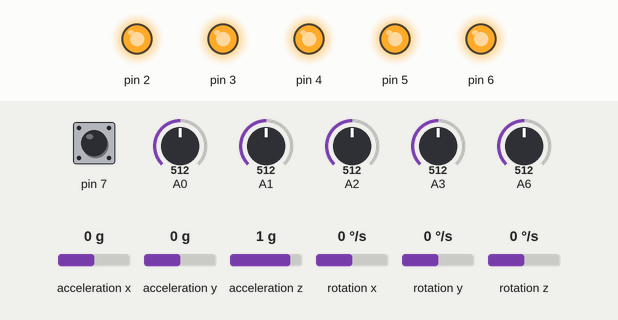
A sketch run on a simulated Arduino Nano, built with avr-gcc and run on an emulated ATmega328P. Parts: output pins drawn as LEDs (lit = HIGH). Inputs (shaded band) come from the test bench; at power-on: A1 = 512, pin 7 HIGH, A0 = 512, A2 = 512, A3 = 512, A6 = 512, acceleration x 0 g, acceleration y 0 g, acceleration z 1 g, rotation x 0 °/s, rotation y 0 °/s, rotation z 0 °/s. What the sketch prints to the serial monitor is not drawn.

Above: at 1.7 s.
1.8 s: A1 set to 471
3.3 s: A1 set to 446
At 4.3 s:
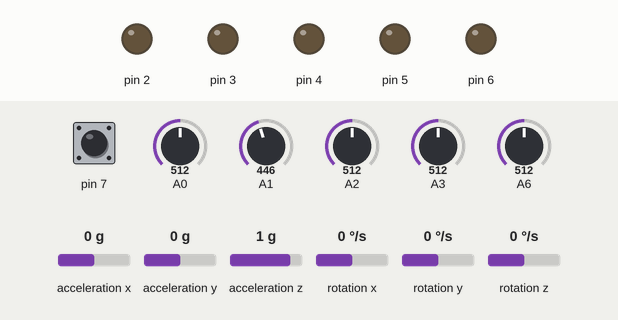
8.3 s: pin 7 pulled LOW for 0.15 s
At 9.2 s:
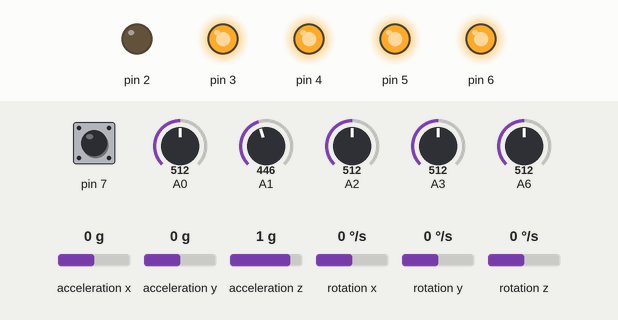
9.9 s: pin 7 pulled LOW for 1 s
At 10.7 s:
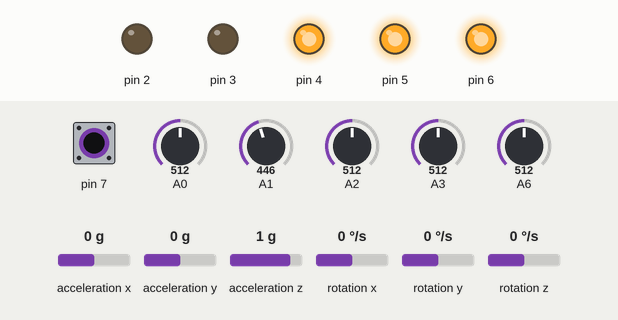
12.4 s: pin 7 pulled LOW for 0.15 s
At 13.5 s:
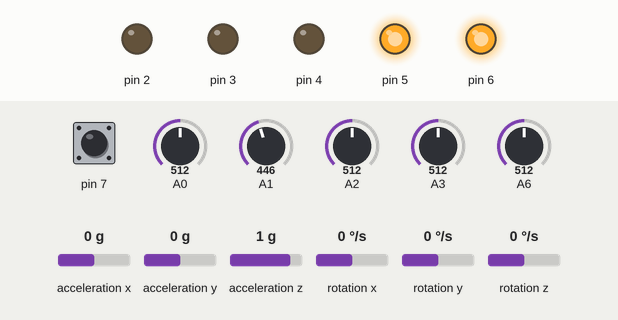
Timing chart, 0 to 15.0 s (numbered marks = the images above; inputs shaded):
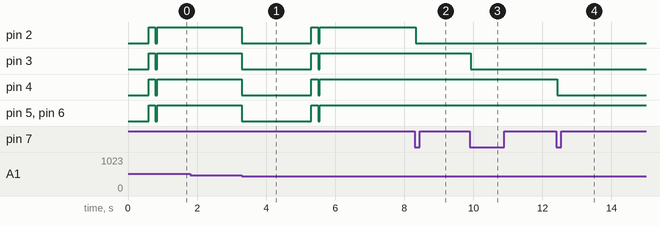

The sketch:

GloveCode.ino
```cpp
#include <SoftwareSerial.h>
#include "LobotServoController.h"

#include "I2Cdev.h"
#include "MPU6050.h"
#include "Wire.h"

#define BTH_RX 11
#define BTH_TX 12

float min_list[5] = {0, 0, 0, 0, 0};
float max_list[5] = {255, 255, 255, 255, 255};
float sampling[5] = {0, 0, 0, 0, 0};
//data 0 - 4 mulai dari jempol ke kelingking
float data[5] = {1500, 1500, 1500, 1500, 1500};
bool turn_on = true;
SoftwareSerial Bth(BTH_RX, BTH_TX);
LobotServoController lsc(Bth);

float float_map(float in, float left_in, float right_in, float left_out, float right_out)
{
  return (in - left_in) * (right_out - left_out) / (right_in - left_in) + left_out;
}

MPU6050 accelgyro;
int16_t ax, ay, az;
int16_t gx, gy, gz;
float ax0, ay0, az0;
float gx0, gy0, gz0;
float ax1, ay1, az1;
float gx1, gy1, gz1;
float radianX;
float radianY;
float radianZ;
float radianX_last;
float radianY_last;
int ax_offset, ay_offset, az_offset, gx_offset, gy_offset, gz_offset;
bool key_state = false;
int mode = 0;

void setup() {
  // put your setup code here, to run once:
  Serial.begin(9600);
  pinMode(7, INPUT_PULLUP);
  pinMode(A0, INPUT);
  pinMode(A1, INPUT);
  pinMode(A2, INPUT);
  pinMode(A3, INPUT);
  pinMode(A6, INPUT);
  //LED 灯配置
  pinMode(2, OUTPUT);
  pinMode(3, OUTPUT);
  pinMode(4, OUTPUT);
  pinMode(5, OUTPUT);
  pinMode(6, OUTPUT);

  Bth.begin(9600);
  Bth.print("AT+ROLE=M");
  delay(100);
  Bth.print("AT+RESET");
  delay(250);

  Wire.begin();
  accelgyro.initialize();
  accelgyro.setFullScaleGyroRange(3);
  accelgyro.setFullScaleAccelRange(1);
  delay(200);
  accelgyro.getMotion6(&ax, &ay, &az, &gx, &gy, &gz);
  ax_offset = ax;
  ay_offset = ay;
  az_offset = az - 8192;
  gx_offset = gx;
  gy_offset = gy;
  gz_offset = gz;
}

//获取各个手指电位器数据
void finger() {
  // put your main code here, to run repeatedly:
  static uint32_t timer_sampling;
  static uint32_t timer_init;
  static uint32_t timer_lsc = 0;
  static uint8_t init_step = 0;
  if (timer_lsc == 0)
    timer_lsc = millis();
  if (timer_sampling <= millis())
  {
    for (int i = 14; i <= 18; i++)
    {
      if (i < 18)
        sampling[i - 14] += analogRead(i);
      else
        sampling[i - 14] += analogRead(A6);
      sampling[i - 14] = sampling[i - 14] / 2.0;
      data[i - 14 ] = float_map( sampling[i - 14], min_list[i - 14], max_list[i - 14], 2500, 500);
      data[i - 14] = data[i - 14] > 2500 ? 2500 : data[i - 14];
      data[i - 14] = data[i - 14] < 500 ? 500 : data[ i - 14];
    }
    //timer_sampling = millis() + 10;
  }

  if (turn_on && timer_init < millis())
  {
    switch (init_step)
    {
      case 0:
        digitalWrite(2, LOW);
        digitalWrite(3, LOW);
        digitalWrite(4, LOW);
        digitalWrite(5, LOW);
        digitalWrite(6, LOW);
        timer_init = millis() + 20;
        init_step++;
        break;
      case 1:
        digitalWrite(2, HIGH);
        digitalWrite(3, HIGH);
        digitalWrite(4, HIGH);
        digitalWrite(5, HIGH);
        digitalWrite(6, HIGH);
        timer_init = millis() + 200;
        init_step++;
        break;
      case 2:
        digitalWrite(2, LOW);
        digitalWrite(3, LOW);
        digitalWrite(4, LOW);
        digitalWrite(5, LOW);
        digitalWrite(6, LOW);
        timer_init = millis() + 50;
        init_step++;
        break;
      case 3:
        digitalWrite(2, HIGH);
        digitalWrite(3, HIGH);
        digitalWrite(4, HIGH);
        digitalWrite(5, HIGH);
        digitalWrite(6, HIGH);
        timer_init = millis() + 500;
        init_step++;
        Serial.print("max_list:");
        for (int i = 14; i <= 18; i++)
        {
          max_list[i - 14] = sampling[i - 14];
          Serial.print(max_list[i - 14]);
          Serial.print("-");
        }
        Serial.println();
        break;
      case 4:
        init_step++;
        break;
      case 5:
        if ((max_list[1] - sampling[1]) > 50)
        {
          init_step++;
          digitalWrite(2, LOW);
          digitalWrite(3, LOW);
          digitalWrite(4, LOW);
          digitalWrite(5, LOW);
          digitalWrite(6, LOW);
          timer_init = millis() + 2000;
        }
        break;
      case 6:
        digitalWrite(2, HIGH);
        digitalWrite(3, HIGH);
        digitalWrite(4, HIGH);
        digitalWrite(5, HIGH);
        digitalWrite(6, HIGH);
        timer_init = millis() + 200;
        init_step++;
        break;
      case 7:
        digitalWrite(2, LOW);
        digitalWrite(3, LOW);
        digitalWrite(4, LOW);
        digitalWrite(5, LOW);
        digitalWrite(6, LOW);
        timer_init = millis() + 50;
        init_step++;
        break;
      case 8:
        digitalWrite(2, HIGH);
        digitalWrite(3, HIGH);
        digitalWrite(4, HIGH);
        digitalWrite(5, HIGH);
        digitalWrite(6, HIGH);
        timer_init = millis() + 500;
        init_step++;
        Serial.print("min_list:");
        for (int i = 14; i <= 18; i++)
        {
          min_list[i - 14] = sampling[i - 14];
          Serial.print(min_list[i - 14]);
          Serial.print("-");
        }
        Serial.println();
        lsc.runActionGroup(0, 1);
        turn_on = false;
        break;

      default:
        break;
    }
  }
}

void update_mpu6050()
{
  static uint32_t timer_u;
  if (timer_u < millis())
  {
    // put your main code here, to run repeatedly:
    timer_u = millis() + 20;
    accelgyro.getMotion6(&ax, &ay, &az, &gx, &gy, &gz);

    ax0 = ((float)(ax)) * 0.3 + ax0 * 0.7;
    ay0 = ((float)(ay)) * 0.3 + ay0 * 0.7;
    az0 = ((float)(az)) * 0.3 + az0 * 0.7;
    ax1 = (ax0 - ax_offset) /  8192.0;
    ay1 = (ay0 - ay_offset) /  8192.0;
    az1 = (az0 - az_offset) /  8192.0;

    gx0 = ((float)(gx)) * 0.3 + gx0 * 0.7;
    gy0 = ((float)(gy)) * 0.3 + gy0 * 0.7;
    gz0 = ((float)(gz)) * 0.3 + gz0 * 0.7;
    gx1 = (gx0 - gx_offset);
    gy1 = (gy0 - gy_offset);
    gz1 = (gz0 - gz_offset);


    radianX = atan2(ay1, az1);
    radianX = radianX * 180.0 / 3.1415926;
    float radian_temp = (float)(gx1) / 16.4 * 0.02;
    radianX_last = 0.8 * (radianX_last + radian_temp) + (-radianX) * 0.2;


    radianY = atan2(ax1, az1);
    radianY = radianY * 180.0 / 3.1415926;
    radian_temp = (float)(gy1) / 16.4 * 0.01;
    radianY_last = 0.8 * (radianY_last + radian_temp) + (-radianY) * 0.2;
  }
}

void print_data()
{
  static uint32_t timer_p;
  static uint32_t timer_printlog;
  if ( 0 && timer_p < millis())
  {
    Serial.print("ax:"); Serial.print(ax1);
    Serial.print(", ay:"); Serial.print(ay1);
    Serial.print(", az:"); Serial.print(az1);
    Serial.print(", gx:"); Serial.print(gx1);
    Serial.print(", gy:"); Serial.print(gy1);
    Serial.print(", gz:"); Serial.print(gz1);
    Serial.print(", GX:"); Serial.print(radianX_last);
    Serial.print(", GY:"); Serial.print(radianY_last);
    //    Serial.print(", Data 0 : "); Serial.print(data[0]);
    //    Serial.print(", Data 1 : "); Serial.print(data[1]);
    //    Serial.print(", Data 2 : "); Serial.print(data[2]);
    //    Serial.print(", Data 3 : "); Serial.print(data[3]);
    //    Serial.print(", Data 4 : "); Serial.println(data[4]);
    timer_p = millis() + 500;
  }

  if (timer_printlog <= millis())
  {
    for (int i = 14; i <= 18; i++)
    {
      Serial.print(data[i - 14]);
      Serial.print("  ");
      // Serial.print(float_map(min_list[i-14], max_list[i-14], 500,2500,sampling[i-14]));
      Serial.print(" ");
      // Serial.print();
    }
    timer_printlog = millis() + 1000;
    Serial.println();
  }
}


void run2()
{
  static uint32_t timer;
  static uint32_t step;
  int act = 0;
  static int last_act;
  if (timer > millis())
    return;
  timer = millis() + 100;
  if (radianY_last < -30 && radianY_last > -90)//Go Right
  {
    act = 4;
  }
  else if (radianY_last < 90 && radianY_last > 30) //Go Left
  {
    act = 3;
  }
  else if ((data[1] > 1600 && data[2] > 1600 && data[3] > 1600 && data[4] > 1600)) //Go Forward
  {
    act = 1;
  }
  else if ((data[1] < 1000 && data[2] < 1000 && data[3] < 1000 && data[4] < 1000))  //Stop
  {
    act = 0;
  }
  else if(radianX_last > 40  && radianX_last < 100){
    act = 2;
  }
  if (1)
  {
    last_act = act;
    if (act == 0)
    {
      Serial.println("Stop");
      Bth.print("a,0,0,");
      return;
    }
    if (act == 1)
    {
      Serial.println("Go Forward");
      Bth.print("b,0,0,");
      return;
    }
    if (act == 2)
    {
      Serial.println("Go Backward");
      Bth.print("c,0,0");
      return;
    }
    if (act == 3)
    {
      Serial.println("Go Left");
      Bth.print("d,0,0,");
      return;
    }
    if (act == 4)
    {
      Serial.println("Go Right");
      Bth.print("e,0,0");
      return;
    }
  }
}


void loop() {
  finger();
  update_mpu6050();

  if (turn_on == false)
  {
    if (key_state == true && digitalRead(7) == true)
    {
      delay(30);
      if (digitalRead(7) == true)
        key_state = false;
    }
    if (digitalRead(7) == false && key_state == false)
    {
      delay(30);
      if (digitalRead(7) == false)
      {
        key_state = true;
        if (mode == 5)
        {
          mode = 0;
        }
        else
          mode++;
        if (mode == 0)
        {
          digitalWrite(2, HIGH);
          digitalWrite(3, HIGH);
          digitalWrite(4, HIGH);
          digitalWrite(5, HIGH);
          digitalWrite(6, HIGH);
        }
        if (mode == 1)
        {
          digitalWrite(2, LOW);
          digitalWrite(3, HIGH);
          digitalWrite(4, HIGH);
          digitalWrite(5, HIGH);
          digitalWrite(6, HIGH);
        }
        if (mode == 2)
        {
          digitalWrite(2, LOW);
          digitalWrite(3, LOW);
          digitalWrite(4, HIGH);
          digitalWrite(5, HIGH);
          digitalWrite(6, HIGH);
        }
        if (mode == 3)
        {
          digitalWrite(2, LOW);
          digitalWrite(3, LOW);
          digitalWrite(4, LOW);
          digitalWrite(5, HIGH);
          digitalWrite(6, HIGH);
        }

        if (mode == 4)
        {
          digitalWrite(2, LOW);
          digitalWrite(3, LOW);
          digitalWrite(4, LOW);
          digitalWrite(5, LOW);
          digitalWrite(6, HIGH);
        }
      }
    }
  }

  // run mekanum
  run2();
  // testing print data
  //print_data();
}
```

LobotServoController.cpp
```cpp
/******************************************************
 * FileName:      LobotServoController.cpp
 ** Company:       Lewan Soul
 * Date:           2016/07/02  16:53
 *Last Modification Date: 201706281636
* www.lewansoul.com
 *****************************************************/

#include "LobotServoController.h"
#include <Stream.h>

#define GET_LOW_BYTE(A) (uint8_t)((A))

#define GET_HIGH_BYTE(A) (uint8_t)((A) >> 8)

#define BYTE_TO_HW(A, B) ((((uint16_t)(A)) << 8) | (uint8_t)(B))


LobotServoController::LobotServoController(SoftwareSerial &A)
{
	numOfActinGroupRunning = 0xFF;
	actionGroupRunTimes = 0;
	isGetBatteryVolt = false;
	isRunning_ = false;
	batteryVoltage = 0;
	isUseHardwareSerial = false;
	A.listen();
	SerialX = (Stream*)(&A);
}

LobotServoController::LobotServoController(HardwareSerial &A)
{
	numOfActinGroupRunning = 0xFF;
	actionGroupRunTimes = 0;
	isGetBatteryVolt = false;
	isRunning_ = false;
	batteryVoltage = 0;
	isUseHardwareSerial = true;
	SerialX = (Stream*)(&A);
}

void LobotServoController::moveServo(uint8_t servoID, uint16_t Position, uint16_t Time)
{
	uint8_t buf[11];
	if (servoID > 31 || !(Time > 0)) {
		return;
	}
	buf[0] = FRAME_HEADER;
	buf[1] = FRAME_HEADER;
	buf[2] = 8;
	buf[3] = CMD_SERVO_MOVE;
	buf[4] = 1;
	buf[5] = GET_LOW_BYTE(Time);
	buf[6] = GET_HIGH_BYTE(Time);
	buf[7] = servoID;
	buf[8] = GET_LOW_BYTE(Position);
	buf[9] = GET_HIGH_BYTE(Position);

	SerialX->write(buf, 10);
}

void LobotServoController::moveServos(LobotServo servos[], uint8_t Num, uint16_t Time)
{
	uint8_t buf[103];
	if (Num < 1 || Num > 32 || !(Time > 0)) {
		return;
	}
	buf[0] = FRAME_HEADER;
	buf[1] = FRAME_HEADER;
	buf[2] = Num * 3 + 5;
	buf[3] = CMD_SERVO_MOVE;
	buf[4] = Num;
	buf[5] = GET_LOW_BYTE(Time);
	buf[6] = GET_HIGH_BYTE(Time);
	uint8_t index = 7;
	for (uint8_t i = 0; i < Num; i++) {
		buf[index++] = servos[i].ID;
		buf[index++] = GET_LOW_BYTE(servos[i].Position);
		buf[index++] = GET_HIGH_BYTE(servos[i].Position);
	}
	SerialX->write(buf, buf[2] + 2);
}

void LobotServoController::moveServos(uint8_t Num, uint16_t Time, ...)
{
	uint8_t buf[128];
	va_list arg_ptr = NULL;
	va_start(arg_ptr, Time);
	if (Num < 1 || Num > 32 || (!(Time > 0)) || arg_ptr == NULL) {
		return;
	}
	buf[0] = FRAME_HEADER;
	buf[1] = FRAME_HEADER;
	buf[2] = Num * 3 + 5;
	buf[3] = CMD_SERVO_MOVE;
	buf[4] = Num;
	buf[5] = GET_LOW_BYTE(Time);
	buf[6] = GET_HIGH_BYTE(Time);
	uint8_t index = 7;
	for (uint8_t i = 0; i < Num; i++) {
		uint16_t tmp = va_arg(arg_ptr, uint16_t);
		buf[index++] = GET_LOW_BYTE(tmp);

		uint16_t pos = va_arg(arg_ptr, uint16_t);
		buf[index++] = GET_LOW_BYTE(pos);
		buf[index++] = GET_HIGH_BYTE(pos);
	}
	va_end(arg_ptr);
	SerialX->write(buf, buf[2] + 2);
}

void LobotServoController::runActionGroup(uint8_t numOfAction, uint16_t Times)
{
	uint8_t buf[7];
	buf[0] = FRAME_HEADER;
	buf[1] = FRAME_HEADER;
	buf[2] = 5;
	buf[3] = CMD_ACTION_GROUP_RUN;
	buf[4] = numOfAction;
	buf[5] = GET_LOW_BYTE(Times);
	buf[6] = GET_HIGH_BYTE(Times);
	isRunning_ = true;
	SerialX->write(buf, 7);
}

void LobotServoController::stopActionGroup(void)
{
	uint8_t buf[4];
	buf[0] = FRAME_HEADER;
	buf[1] = FRAME_HEADER;
	buf[2] = 2;
	buf[3] = CMD_ACTION_GROUP_STOP;

	SerialX->write(buf, 4);
}

void LobotServoController::setActionGroupSpeed(uint8_t numOfAction, uint16_t Speed)
{
	uint8_t buf[7];
	buf[0] = FRAME_HEADER;
	buf[1] = FRAME_HEADER;
	buf[2] = 5;
	buf[3] = CMD_ACTION_GROUP_SPEED;
	buf[4] = numOfAction;
	buf[5] = GET_LOW_BYTE(Speed);
	buf[6] = GET_HIGH_BYTE(Speed);

	SerialX->write(buf, 7);
}

void LobotServoController::setAllActionGroupSpeed(uint16_t Speed)
{
	setActionGroupSpeed(0xFF, Speed);
}

void LobotServoController::sendCMDGetBatteryVolt()
{
	uint8_t buf[4];
	buf[0] = FRAME_HEADER;
	buf[1] = FRAME_HEADER;
	buf[2] = 2;
	buf[3] = CMD_GET_BATTERY_VOLTAGE;
	if(!isUseHardwareSerial)
		((SoftwareSerial*)(SerialX))->listen();
	isGetBatteryVolt = false;
	SerialX->write(buf, 4);
}

uint16_t LobotServoController::getBatteryVolt(void)
{
	if(isGetBatteryVolt)
	{
		isGetBatteryVolt = false;
		return batteryVoltage;
	}else{
		return -1;
	}
}

uint16_t LobotServoController::getBatteryVolt(uint32_t timeout)
{
	isGetBatteryVolt = false;
	sendCMDGetBatteryVolt();
	timeout += millis();
	while(!isGetBatteryVolt)
	{
		if(timeout < millis())
		{
			return -1;
		}
		receiveHandle();
	}
	return batteryVoltage;
}
bool LobotServoController::isRunning()
{
	return isRunning_;
}

bool LobotServoController::waitForStopping(uint32_t timeout)
{
	while(SerialX->available())
		SerialX->read();
	timeout += millis();
	while(isRunning_)
	{
		if(timeout < millis())
		{
			return false;
		}
		receiveHandle();
	}
	return true;
}

void LobotServoController::receiveHandle()
{
	uint8_t rx;
	static uint8_t buf[16];
	static bool isGetFrameHeader = false;
	static uint8_t frameHeaderCount = 0;
	static uint8_t dataLength = 2;
	static uint8_t dataCount = 0;

	while(SerialX->available() > 0)
	{
		rx = SerialX->read();
		if(!isGetFrameHeader)
		{
			if(rx == 0x55)
			{
				frameHeaderCount++;
				if(frameHeaderCount == 2)
				{
					frameHeaderCount = 0;
					isGetFrameHeader = true;
					dataCount = 1;
				}
			} else {
				isGetFrameHeader = false;
				dataCount = 0;
				frameHeaderCount = 0;
			}
		}
		if(isGetFrameHeader)
		{
			buf[dataCount] = rx;
			if(dataCount == 2)
			{
				dataLength = buf[dataCount];
				if(dataLength < 2 || dataLength > 8)
				{
					dataLength = 2;
					isGetFrameHeader = false;
				}
			}
			dataCount++;
			if(dataCount == dataLength + 2)
			{
				isGetFrameHeader = false;
				switch(buf[3])
				{
					case BATTERY_VOLTAGE:
						batteryVoltage = BYTE_TO_HW(buf[5], buf[4]);
						isGetBatteryVolt = true;
						break;
					case ACTION_GROUP_RUNNING:
						isRunning_ = true;
						break;
					case ACTION_GROUP_COMPLETE:
					case ACTION_GROUP_STOPPED:
						isRunning_ = false;
						break;
					default:
						break;
				}
			}
		}
	}
}
```

LobotServoController.h
```cpp
/******************************************************
* FileName:      LobotServoController.h
* Company:     Lewan Soul
* Date:          2016/07/02  16:53
 *Last Modification Date: 201706281638
* www.lewansoul.com
*****************************************************/

#ifndef LOBOTSERVOCONTROLLER_H
#define LOBOTSERVOCONTROLLER_H

#include <Arduino.h>
#include <SoftwareSerial.h>

#define FRAME_HEADER            0x55
#define CMD_SERVO_MOVE          0x03
#define CMD_ACTION_GROUP_RUN    0x06
#define CMD_ACTION_GROUP_STOP   0x07
#define CMD_ACTION_GROUP_SPEED  0x0B
#define CMD_GET_BATTERY_VOLTAGE 0x0F


#define BATTERY_VOLTAGE       0x0F
#define ACTION_GROUP_RUNNING  0x06
#define ACTION_GROUP_STOPPED  0x07
#define ACTION_GROUP_COMPLETE 0x08

struct LobotServo {
  uint8_t  ID;
  uint16_t Position;
};

class LobotServoController {
  public:
    LobotServoController(SoftwareSerial &A);
	LobotServoController(HardwareSerial &A);
    void moveServo(uint8_t servoID, uint16_t Position, uint16_t Time);
    void moveServos(LobotServo servos[], uint8_t Num, uint16_t Time);
    void moveServos(uint8_t Num,uint16_t Time, ...);
    void runActionGroup(uint8_t NumOfAction, uint16_t Times);
    void stopActionGroup(void);
    void setActionGroupSpeed(uint8_t NumOfAction, uint16_t Speed);
    void setAllActionGroupSpeed(uint16_t Speed);

    uint16_t getBatteryVolt(void);
    uint16_t getBatteryVolt(uint32_t timeout);
    bool waitForStopping(uint32_t timeout);
    void sendCMDGetBatteryVolt(void);
	bool isRunning(void);
	void receiveHandle(void);

  public:
    uint8_t  numOfActinGroupRunning;
    uint16_t actionGroupRunTimes;

  private:
	bool isUseHardwareSerial;
	bool isGetBatteryVolt;
    uint16_t batteryVoltage;
	bool isRunning_;
    Stream *SerialX;
};
#endif
```

Measured:
- the behaviour switches between 462 and 461 on A1 (found by bisection; images 0 and 1)
- after the input at 1.8 s, every drawn part: stays the same
- after the input at 3.3 s, pin 2–6: HIGH → LOW at once, → HIGH 2.0 s later, → LOW 0.20 s later, → HIGH 0.05 s later
- after the input at 8.3 s, pin 2: HIGH → LOW at once
- after the input at 9.9 s, pin 3: HIGH → LOW at once
- after the input at 12.4 s, pin 4: HIGH → LOW at once
